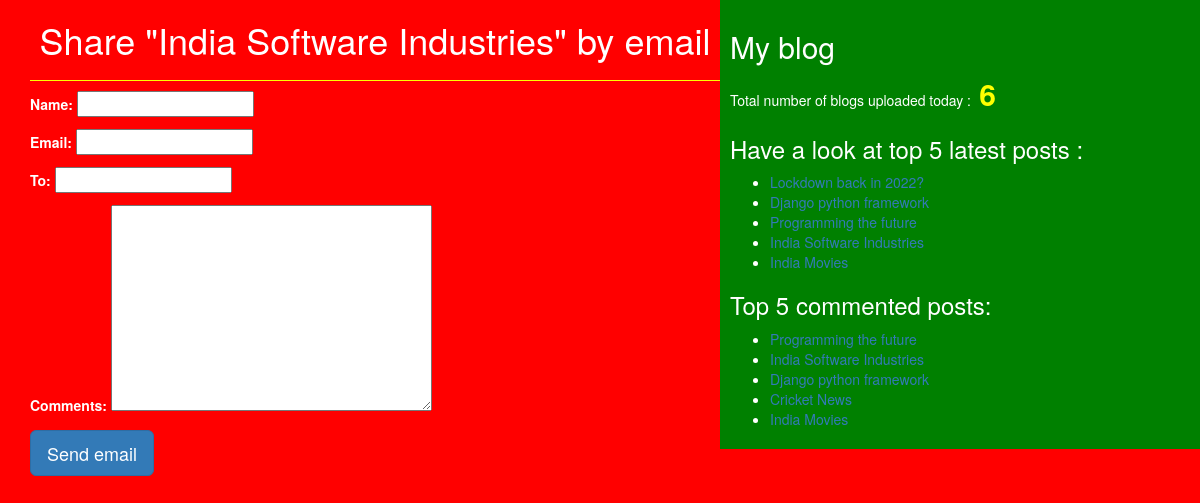
/3/share/, run on the app's committed database.
### blog/models.py (models this page shows, shortened)
class Post(models.Model):
    STATUS_CHOICES=(('draft','Draft'),('published','Published'))
    title=models.CharField(max_length=256)
    slug=models.SlugField(max_length=264,unique_for_date='publish')
    author=models.ForeignKey(User,related_name='blog_posts',on_delete=models.CASCADE)
    body=models.TextField()
    publish=models.DateTimeField(default=timezone.now)
    created=models.DateTimeField(auto_now_add=True)
    updated=models.DateTimeField(auto_now=True)
    status=models.CharField(max_length=10,choices=STATUS_CHOICES,default='draft')
    objects=CustomManager()
    tags=TaggableManager()
    class Meta:
        ordering=('-publish',)
    def get_absolute_url(self):
        return reverse('post_detail',args=[self.publish.year,self.publish.strftime('%m'),self.publish.strftime('%d'),self.slug])

### blog/views.py (the view)
# urls.py: re_path(r'^(?P<id>\d+)/share/$',views.mail_send_view)
def mail_send_view(request,id):
    post=get_object_or_404(Post,id=id,status='published')
    form=EmailSendForm()
    return render(request,'blog/sharebymail.html',{'form':form,'post':post})

### blog/forms.py
class EmailSendForm(forms.Form):
    name=forms.CharField()
    email=forms.EmailField()
    to=forms.EmailField()
    comments=forms.CharField(required=False,widget=forms.Textarea)

### blog/models.py (called while the page is built)
    def get_queryset(self):
        return super().get_queryset().filter(status='published')

### blog/templatetags/bolg_tags.py (called while the page is built)
@register.simple_tag(name='my_tag')
def total_posts():
    return Post.objects.count()

@register.inclusion_tag('blog/latest_post123.html')
def show_latest_posts(count=3):
    latest_post=Post.objects.order_by('-publish')[:count]
    return {'latest_post':latest_post}

@register.simple_tag()
def get_most_commented_posts(count=5):
    return Post.objects.annotate(total_comments=Count('comments')).order_by('-total_comments')[:count]

### templates/blog/sharebymail.html (shortened to what this page needs)
<!DOCTYPE html>
{%extends "blog/base.html" %}
{%block content%}
<h1>Share "{{post.title}}" by email</h1>
<form>
    {{form.as_p}}
    <input type="submit" class="btn btn-primary btn-lg" value="Send email">
</form>
{%endblock%}

### templates/blog/base.html (shortened to what this page needs)
<!DOCTYPE html>
{%load static%}
{%load bolg_tags %}
<html lang="en" dir="ltr">
<head>
    <link rel="stylesheet" href="https://maxcdn.bootstrapcdn.com/bootstrap/3.3.7/css/bootstrap.min.css"
>
    <link rel="stylesheet" href="{%static "css/blog.css" %}">
</head>
<body>
<div class="content">
    {%block content%}{%endblock%}
</div>
<div class="sidebar">
    <h2>My blog</h2>
    <p>Total number of blogs uploaded today :<span id="pcount"> {% my_tag %}</span></p>
    <h3>Have a look at top 5 latest posts :</h3>{% show_latest_posts 5%}
    <h3>Top 5 commented posts:</h3>
    {%get_most_commented_posts as most_commented_posts%}
    <ul>
        {%for post in most_commented_posts%}
        <li><a href="{{post.get_absolute_url}}">{{post.title}}</a></li>
        {%endfor%}
    </ul>
</div>
</body>
</html>

### templates/blog/latest_post123.html
<ul>
    {% for post in latest_post %}
    <li><a href="{{post.get_absolute_url}}">{{post.title}}</a></li>
    {%endfor%}
</ul>

### static/css/blog.css (style rules this page uses)
.content { width:60%; float:left; padding:0 0 0 30px; background:red; height:100%; }
.sidebar { width:40%; float:right; padding:10px; background:green; height:100%; }
h1 { text-align:center; border-bottom:1px solid yellow; padding-bottom:20px; }
body { color:white; background:red; }
#pcount { font-size:30px; color:yellow; font-weight:bold; }

### data on the page
Post: title "India Software Industries"
Post: title "Lockdown back in 2022?"
Post: title "Django python framework"
Post: title "Programming the future"
Post: title "India Movies"
Post: title "Cricket News"
